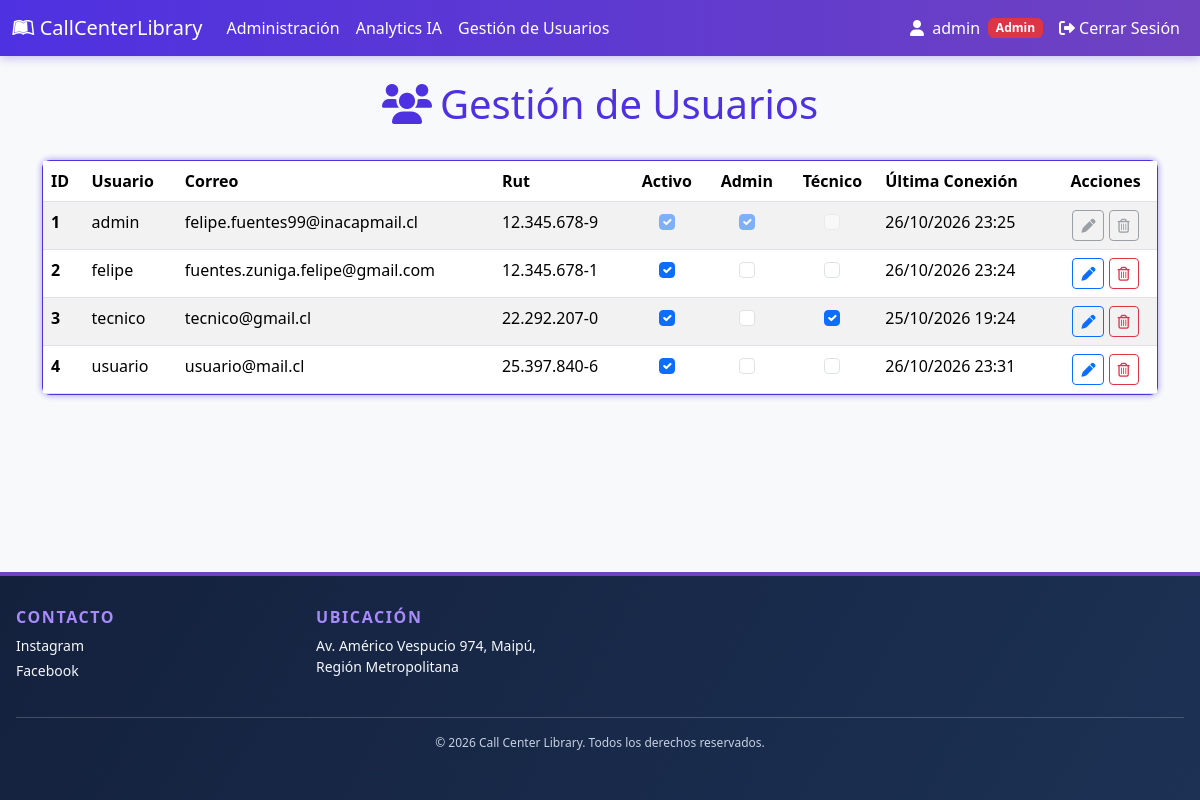
/GestionUsuarios/ (signed in), run on an earlier commit of the app's database.
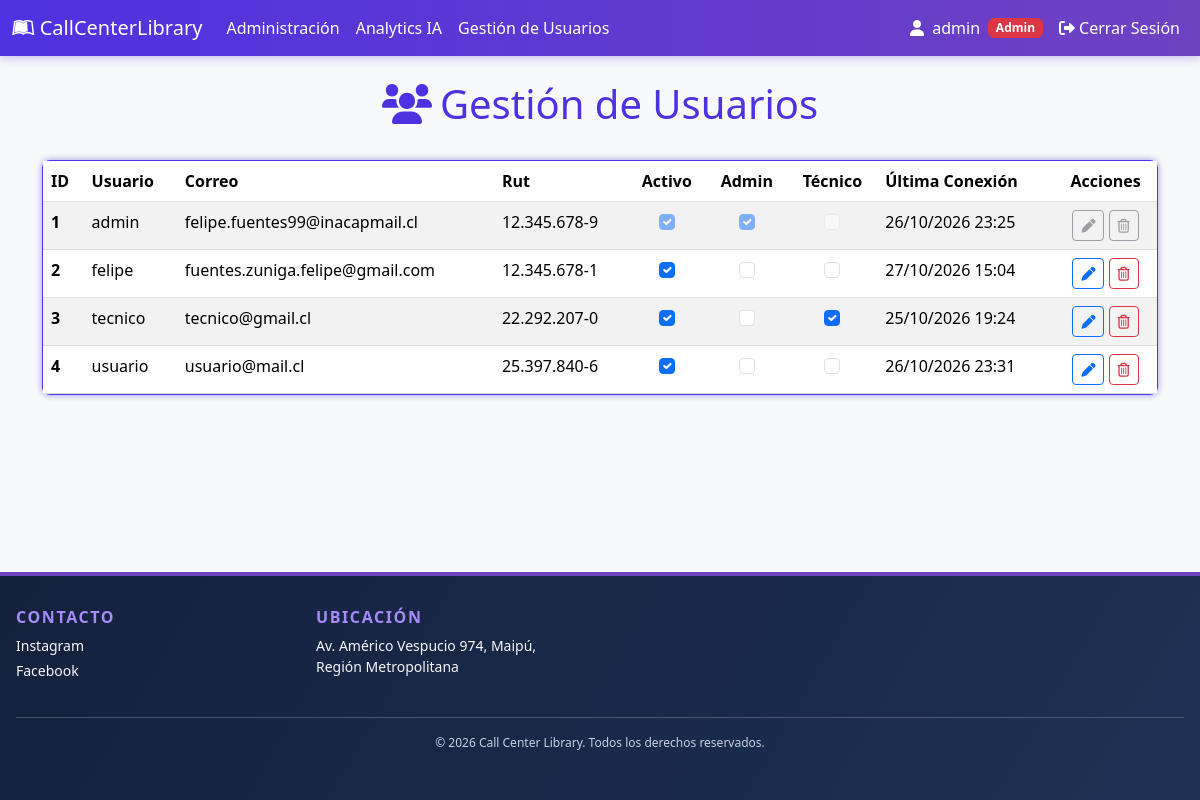
And on a later commit of the database.
### online/models.py (models this page shows, shortened)
class Usuario(AbstractBaseUser):
    nombre = models.CharField(
        verbose_name="Nombre", max_length=30, blank=True, null=True
    )
    apellido = models.CharField(
        verbose_name="Apellido", max_length=30, blank=True, null=True
    )
    rut = models.CharField(
        verbose_name="RUT", max_length=12, unique=True, blank=True, null=True
    )
    correo = models.EmailField(
        verbose_name="Correo electrónico",
        max_length=70,
        unique=True,
    )
    usuario = models.CharField(
        verbose_name="Usuario",
        max_length=50,
        unique=True,
    )
    fecha_nacimiento = models.DateField(
        verbose_name="Fecha de nacimiento", null=True, blank=True
    )
    activo = models.BooleanField(default=True)
    admin = models.BooleanField(default=False)
    tecnico = models.BooleanField(default=False)
    token = TextField(default="")
    token_hasta = DateTimeField(auto_now_add=True)
    USERNAME_FIELD = "usuario"
    REQUIRED_FIELDS = ["correo"]
    objects = UserManager()
    @property
    def is_active(self):
        return self.activo

### administracion/views.py (the view, shortened to what this page needs)
# urls.py: path("GestionUsuarios/", GestionUsuarios, name="gestion_usuarios"),
@login_required
def GestionUsuarios(request: HttpRequest) -> HttpResponse:
    usuario: object = request.user
    assert isinstance(usuario, Usuario)
    es_admin: int = usuario.admin
    es_tecnico: int = usuario.tecnico
    if not es_admin and not es_tecnico:
        return redirect(f"/Inicio/")
    Usuarios: QuerySet[Usuario] = Usuario.objects.all()
    return render(
        request       = request,
        template_name = "GestionUsuarios.html",
        context       = {"Usuarios": Usuarios},
    )

### administracion/templates/GestionUsuarios.html (shortened to what the changed rows need)
{% extends "componentes/header.html" %}
{% load static %}
{% block content %}
<div class="container py-4">
    <div class="row mb-4">
        <div class="col">
            <h1 class="text-center text-purple"><i class="fas fa-users me-2"></i>Gestión de Usuarios</h1>
        </div>
    </div>
    <div class="card card-purple">
        <div class="card-body p-0">
            <table class="table table-striped table-hover mb-0">
                <thead>
                    <tr>
                        <th scope="col">ID</th>
                        <th scope="col">Usuario</th>
                        <th scope="col">Correo</th>
                        <th scope="col">Rut</th>
                        <th scope="col" class="text-center">Activo</th>
                        <th scope="col" class="text-center">Admin</th>
                        <th scope="col" class="text-center">Técnico</th>
                        <th scope="col">Última Conexión</th>
                        <th scope="col" class="text-center">Acciones</th>
                    </tr>
                </thead>
                <tbody>
                {% for Usuario in Usuarios %}
                    <tr>
                        <th scope="row">{{ Usuario.id }}</th>
                        <td>
                            {{ Usuario.usuario }}
                        </td>
                        <td>{{ Usuario.correo }}</td>
                        <td>{{ Usuario.rut }}</td>
                        {% if Usuario.admin %}
                        <td class="text-center">
                            <input class="form-check-input" type="checkbox" name="activo" form="user-change-{{ Usuario.id }}" {% if Usuario.activo %}checked{% endif %} disabled/>
                        </td>
                        <td class="text-center">
                            <input class="form-check-input" type="checkbox" name="admin" form="user-change-{{ Usuario.id }}" {% if Usuario.admin %}checked{% endif %} disabled/>
                        </td>
                        <td class="text-center">
                            <input class="form-check-input" type="checkbox" name="tecnico" form="user-change-{{ Usuario.id }}" {% if Usuario.tecnico %}checked{% endif %} disabled/>
                        </td>
                        <td>{{ Usuario.last_login|date:"d/m/Y H:i" }}</td>
                        <td class="text-center">
                            <button class="btn btn-sm btn-outline-secondary" type="submit" form="user-change-{{ Usuario.id }}" disabled title="No editable">
                                <i class="fa-solid fa-pen"></i>
                            </button>
                            <form method="post" action="{% url 'eliminar_usuario' Usuario.id %}" onsubmit="return confirm('¿Estas seguro de borrar este usuario?')" class="d-inline">
                                {% csrf_token %}
                                <button class="btn btn-sm btn-outline-secondary" type="submit" disabled title="No eliminable">
                                    <i class="fa-regular fa-trash-can"></i>
                                </button>
                            </form>
                        </td>
                        {% else %}
                        <td class="text-center">
                            <input class="form-check-input" type="checkbox" name="activo" form="user-change-{{ Usuario.id }}" {% if Usuario.activo %}checked{% endif %}/>
                        </td>
                        <td class="text-center">
                            <input class="form-check-input" type="checkbox" name="admin" form="user-change-{{ Usuario.id }}" {% if Usuario.admin %}checked{% endif %}/>
                        </td>
                        <td class="text-center">
                            <input class="form-check-input" type="checkbox" name="tecnico" form="user-change-{{ Usuario.id }}" {% if Usuario.tecnico %}checked{% endif %}/>
                        </td>
                        <td>{{ Usuario.last_login|date:"d/m/Y H:i" }}</td>
                        <td class="text-center">
                            <button class="btn btn-sm btn-outline-primary" type="submit" form="user-change-{{ Usuario.id }}" title="Guardar cambios">
                                <i class="fa-solid fa-pen"></i>
                            </button>
                            <form method="post" action="{% url 'eliminar_usuario' Usuario.id %}" onsubmit="return confirm('¿Estas seguro de borrar este usuario?')" class="d-inline">
                                <button class="btn btn-sm btn-outline-danger" type="submit" title="Eliminar">
                                    <i class="fa-regular fa-trash-can"></i>
                                </button>
                            </form>
                        </td>
                        {% endif %}
                    </tr>
                {% empty %}
                    <tr><td colspan="9" class="text-center py-4 text-muted">No hay usuarios para mostrar.</td></tr>
                {% endfor %}
                </tbody>
              </table>
        </div>
    </div>
</div>
{% endblock %}

What changed in the data, as far as the page shows it:
changed Usuario "felipe": last_login "26/10/2026 23:24" → "27/10/2026 15:04"
